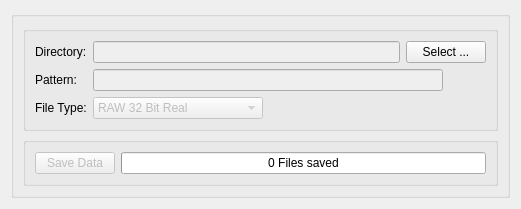
              <widget class="QWidget" name="tab_IOOutput">
               <attribute name="title">
                <string>Save Data</string>
               </attribute>
               <layout class="QVBoxLayout" name="verticalLayout_13">
                <item>
                 <widget class="QGroupBox" name="groupBox_IOOutput">
                  <property name="sizePolicy">
                   <sizepolicy hsizetype="MinimumExpanding" vsizetype="MinimumExpanding">
                    <horstretch>0</horstretch>
                    <verstretch>0</verstretch>
                   </sizepolicy>
                  </property>
                  <property name="minimumSize">
                   <size>
                    <width>0</width>
                    <height>0</height>
                   </size>
                  </property>
                  <property name="title">
                   <string/>
                  </property>
                  <layout class="QVBoxLayout" name="verticalLayout_12">
                   <item>
                    <widget class="QGroupBox" name="groupBox_FileDirSelection">
                     <property name="sizePolicy">
                      <sizepolicy hsizetype="MinimumExpanding" vsizetype="Fixed">
                       <horstretch>0</horstretch>
                       <verstretch>0</verstretch>
                      </sizepolicy>
                     </property>
                     <property name="minimumSize">
                      <size>
                       <width>0</width>
                       <height>0</height>
                      </size>
                     </property>
                     <property name="title">
                      <string/>
                     </property>
                     <layout class="QGridLayout" name="gridLayout_4">
                      <item row="0" column="0">
                       <widget class="QLabel" name="label_22">
                        <property name="sizePolicy">
                         <sizepolicy hsizetype="MinimumExpanding" vsizetype="MinimumExpanding">
                          <horstretch>0</horstretch>
                          <verstretch>0</verstretch>
                         </sizepolicy>
                        </property>
                        <property name="text">
                         <string>Directory:</string>
                        </property>
                       </widget>
                      </item>
                      <item row="0" column="1">
                       <widget class="QLineEdit" name="lineEdit_OutPutDir">
                        <property name="enabled">
                         <bool>false</bool>
                        </property>
                        <property name="sizePolicy">
                         <sizepolicy hsizetype="MinimumExpanding" vsizetype="MinimumExpanding">
                          <horstretch>20</horstretch>
                          <verstretch>0</verstretch>
                         </sizepolicy>
                        </property>
                       </widget>
                      </item>
                      <item row="0" column="2" colspan="2">
                       <widget class="QPushButton" name="pushButton_SelectOutputDir">
                        <property name="sizePolicy">
                         <sizepolicy hsizetype="MinimumExpanding" vsizetype="MinimumExpanding">
                          <horstretch>0</horstretch>
                          <verstretch>0</verstretch>
                         </sizepolicy>
                        </property>
                        <property name="minimumSize">
                         <size>
                          <width>80</width>
                          <height>0</height>
                         </size>
                        </property>
                        <property name="maximumSize">
                         <size>
                          <width>80</width>
                          <height>16777215</height>
                         </size>
                        </property>
                        <property name="text">
                         <string>Select ...</string>
                        </property>
                       </widget>
                      </item>
                      <item row="1" column="0">
                       <widget class="QLabel" name="label_RawOutPattern">
                        <property name="text">
                         <string>Pattern: </string>
                        </property>
                       </widget>
                      </item>
                      <item row="1" column="1" colspan="2">
                       <widget class="QLineEdit" name="lineEdit_OutRawPattern">
                        <property name="enabled">
                         <bool>false</bool>
                        </property>
                        <property name="sizePolicy">
                         <sizepolicy hsizetype="Maximum" vsizetype="Fixed">
                          <horstretch>2</horstretch>
                          <verstretch>0</verstretch>
                         </sizepolicy>
                        </property>
                        <property name="minimumSize">
                         <size>
                          <width>350</width>
                          <height>0</height>
                         </size>
                        </property>
                       </widget>
                      </item>
                      <item row="2" column="0">
                       <widget class="QLabel" name="label_OutputFileType">
                        <property name="sizePolicy">
                         <sizepolicy hsizetype="MinimumExpanding" vsizetype="MinimumExpanding">
                          <horstretch>0</horstretch>
                          <verstretch>0</verstretch>
                         </sizepolicy>
                        </property>
                        <property name="text">
                         <string>File Type:</string>
                        </property>
                       </widget>
                      </item>
                      <item row="2" column="1">
                       <widget class="QComboBox" name="comboBox_OutputFileType">
                        <property name="enabled">
                         <bool>false</bool>
                        </property>
                        <property name="sizePolicy">
                         <sizepolicy hsizetype="Maximum" vsizetype="MinimumExpanding">
                          <horstretch>0</horstretch>
                          <verstretch>0</verstretch>
                         </sizepolicy>
                        </property>
                        <property name="minimumSize">
                         <size>
                          <width>170</width>
                          <height>0</height>
                         </size>
                        </property>
                        <property name="maximumSize">
                         <size>
                          <width>170</width>
                          <height>16777215</height>
                         </size>
                        </property>
                        <property name="maxVisibleItems">
                         <number>7</number>
                        </property>
                        <item>
                         <property name="text">
                          <string>RAW 32 Bit Real</string>
                         </property>
                        </item>
                        <item>
                         <property name="text">
                          <string>RAW 16 Bit Unsigned Integer</string>
                         </property>
                        </item>
                       </widget>
                      </item>
                     </layout>
                    </widget>
                   </item>
                   <item>
                    <widget class="QGroupBox" name="groupBox_SaveData">
                     <property name="sizePolicy">
                      <sizepolicy hsizetype="MinimumExpanding" vsizetype="Fixed">
                       <horstretch>0</horstretch>
                       <verstretch>0</verstretch>
                      </sizepolicy>
                     </property>
                     <property name="minimumSize">
                      <size>
                       <width>0</width>
                       <height>0</height>
                      </size>
                     </property>
                     <property name="title">
                      <string/>
                     </property>
                     <layout class="QHBoxLayout" name="horizontalLayout_13">
                      <item>
                       <widget class="QPushButton" name="pushButton_SaveDataStart">
                        <property name="enabled">
                         <bool>false</bool>
                        </property>
                        <property name="sizePolicy">
                         <sizepolicy hsizetype="MinimumExpanding" vsizetype="Fixed">
                          <horstretch>0</horstretch>
                          <verstretch>0</verstretch>
                         </sizepolicy>
                        </property>
                        <property name="minimumSize">
                         <size>
                          <width>0</width>
                          <height>0</height>
                         </size>
                        </property>
                        <property name="text">
                         <string>Save Data</string>
                        </property>
                       </widget>
                      </item>
                      <item>
                       <widget class="QProgressBar" name="progressBar_Savedata">
                        <property name="sizePolicy">
                         <sizepolicy hsizetype="MinimumExpanding" vsizetype="Fixed">
                          <horstretch>2</horstretch>
                          <verstretch>0</verstretch>
                         </sizepolicy>
                        </property>
                        <property name="maximum">
                         <number>10000</number>
                        </property>
                        <property name="value">
                         <number>0</number>
                        </property>
                        <property name="format">
                         <string>%v Files saved</string>
                        </property>
                       </widget>
                      </item>
                     </layout>
                    </widget>
                   </item>
                  </layout>
                 </widget>
                </item>
               </layout>
              </widget>
